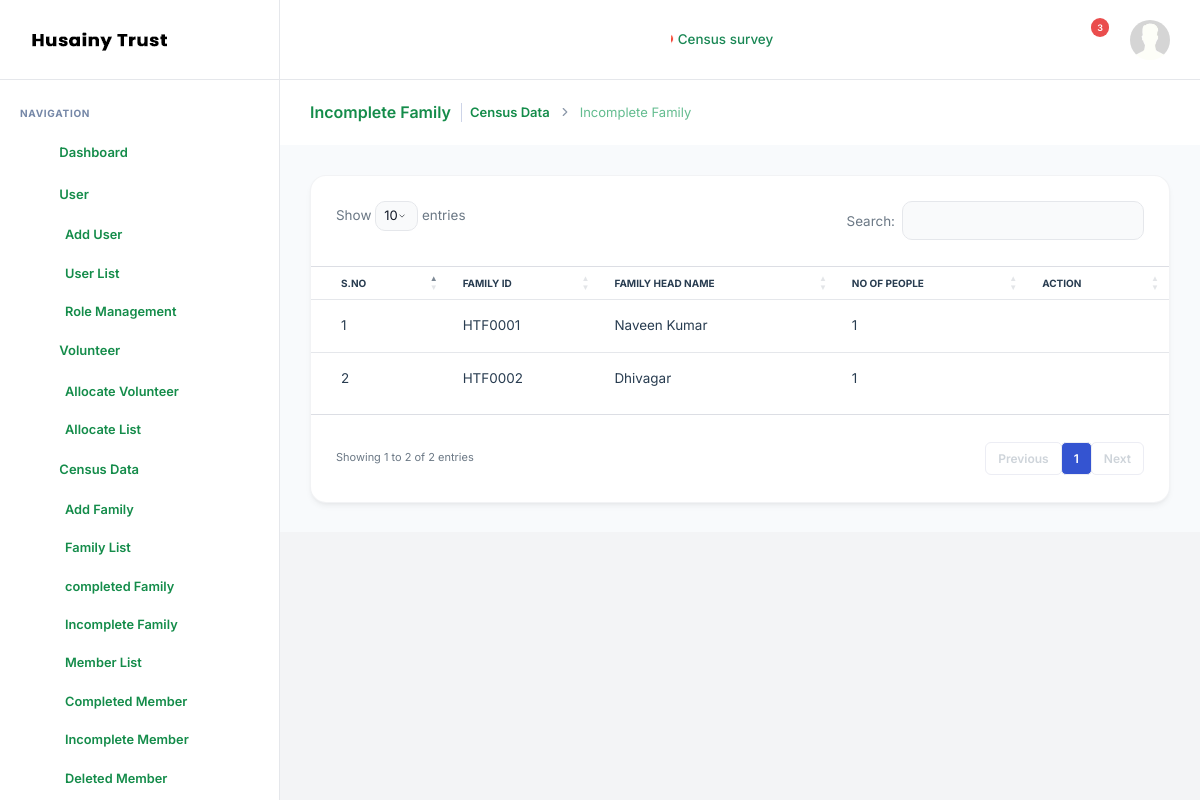
Page /incompletefamily/ (signed in) on the earlier database version.
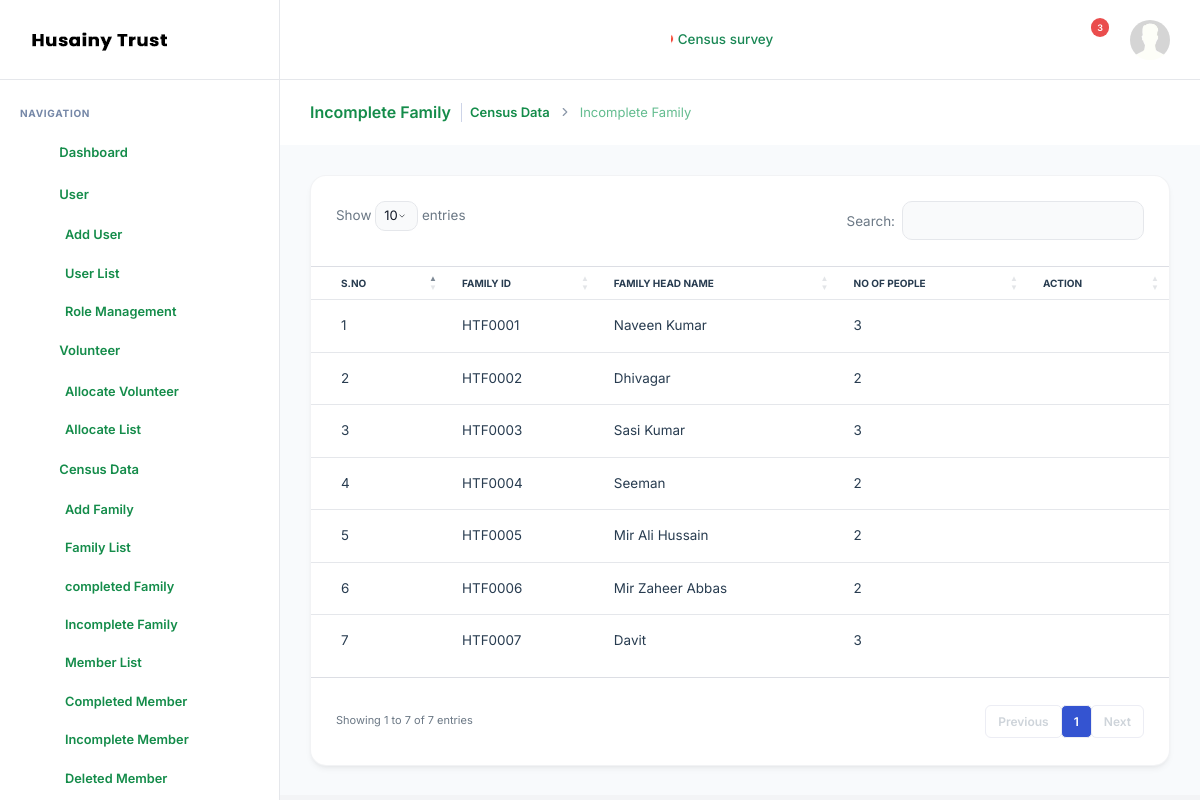
Same page on the later database version.
### censesapp/models.py (models this page shows, shortened)
class Family(models.Model):
    family_id = models.CharField(max_length=10, unique=True, blank=True)
    head_name = models.CharField(max_length=100)
    aadhar_no = models.CharField(max_length=12)
    mobile_no = models.CharField(max_length=15)
    door_no = models.CharField(max_length=50)
    apartment_name = models.CharField(max_length=100, blank=True)
    flat_no = models.CharField(max_length=50, blank=True)
    floor_no = models.CharField(max_length=50)
    street_name = models.CharField(max_length=100)
    road_name = models.CharField(max_length=100)
    area = models.ForeignKey(Area, on_delete=models.CASCADE)
    pincode = models.CharField(max_length=10)
    landline = models.CharField(max_length=15, blank=True)
    residential_status = models.CharField(
        max_length=20,
        choices=[("Owner","Owner"),("Renter","Renter")]
    )
    ration_card = models.FileField(upload_to="ration_cards/", blank=True)
    no_of_members = models.IntegerField()
    created_by = models.ForeignKey(User,on_delete=models.SET_NULL,null=True)
    created_at = models.DateTimeField(auto_now_add=True)

### censesapp/views.py (the view)
# urls.py: path("incompletefamily/", incompletefamily, name="incompletefamily"),
@login_required(login_url="/")
def incompletefamily(request):
    field_empty_query = (
        Q(head_name__isnull=True) | Q(head_name="") |
        Q(aadhar_no__isnull=True) | Q(aadhar_no="") |
        Q(mobile_no__isnull=True) | Q(mobile_no="") |
        Q(door_no__isnull=True) | Q(door_no="") |
        Q(floor_no__isnull=True) | Q(floor_no="") |
        Q(street_name__isnull=True) | Q(street_name="") |
        Q(road_name__isnull=True) | Q(road_name="") |
        Q(area__isnull=True) |
        Q(pincode__isnull=True) | Q(pincode="") |
        Q(residential_status__isnull=True) |
        Q(no_of_members__isnull=True)
    )
    member_not_updated_query = Q(members__is_updated=False)
    families = Family.objects.filter(
        field_empty_query | member_not_updated_query
    ).distinct() # .distinct() is important because one family has many members
    return render(request, "incomplete-family.html", {"families": families})

### censesapp/context_processors.py (called while the page is built)
def news_context(request):
    news = News.objects.first()
    return {"site_news": news}

### templates/incomplete-family.html
{% extends 'base.html' %}
{% load static %}
{% block content %}
<main class="nxl-container">
    <div class="nxl-content">
        <div class="page-header">
            <div class="page-header-left d-flex align-items-center">
                <div class="page-header-title">
                    <h5 class="m-b-10">Incomplete Family</h5>
                </div>
                <ul class="breadcrumb">
                    <li class="breadcrumb-item"><a href="/dashboard/">Census Data</a></li>
                    <li class="breadcrumb-item">Incomplete Family</li>
                </ul>
            </div>
        </div>
        <div class="main-content">
            <div class="row">
                <div class="col-lg-12">
                    <div class="card stretch stretch-full">
                        <div class="card-body p-0">
                            <div class="table-responsive">
                                <table class="table table-hover" id="projectList">
                                    <thead>
                                        <tr>
                                            <th>S.No</th>
                                            <th>Family ID</th>
                                            <th>Family Head Name</th>
                                            <th>No Of People</th>
                                            <th>Action</th>
                                        </tr>
                                    </thead>
                                    <tbody>
                                        {% for f in families %}
                                        <tr>
                                            <td>{{ forloop.counter }}</td>
                                            <td>{{ f.family_id }}</td>
                                            <td>{{ f.head_name }}</td>
                                            <td>{{ f.members.count }}</td>
                                            <td>
                                                <a href="{% url 'view_family' f.id %}">
                                                    <i class="feather-eye"></i>
                                                </a>
                                            </td>
                                        </tr>
                                        {% empty %}
                                        <tr>
                                            <td colspan="6" class="text-center">No Completed Families</td>
                                        </tr>
                                        {% endfor %}
                                    </tbody>
                                </table>
                            </div>
                        </div>
                    </div>
                </div>
            </div>
        </div>
    </div>
</main>
{% endblock content %}

Differences in the rows shown:
computed for Family "HTF0001": members.count "1" → "3"
computed for Family "HTF0002": members.count "1" → "2"
added Family: family_id "HTF0003", head_name "Sasi Kumar", members.count "3"
added Family: family_id "HTF0004", head_name "Seeman", members.count "2"
added Family: family_id "HTF0005", head_name "Mir Ali Hussain", members.count "2"
added Family: family_id "HTF0006", head_name "Mir Zaheer Abbas", members.count "2"
added Family: family_id "HTF0007", head_name "Davit", members.count "3"
Other differences:
text written by a page script: "Show entries Search: Showing 1 to 2 of 2 entries Previous 1 Next" → "Show entries Search: Showing 1 to 7 of 7 entries Previous 1 Next"
